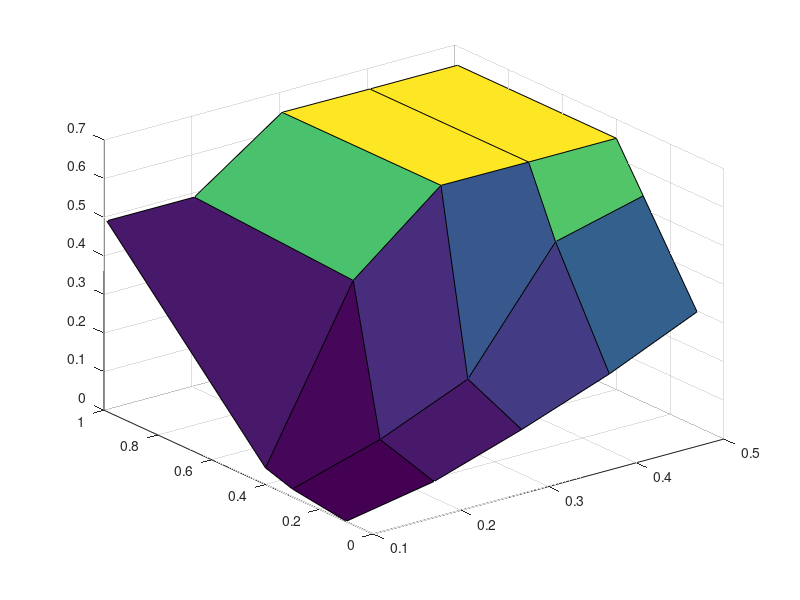
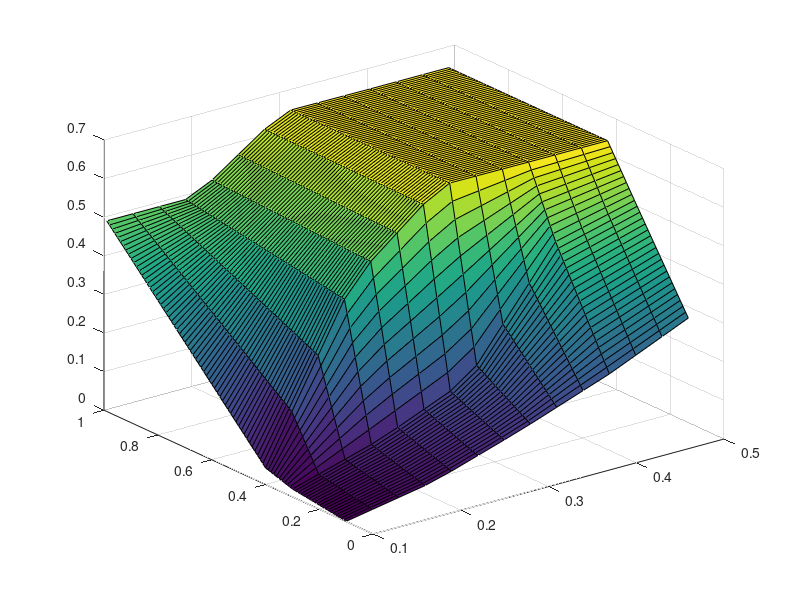
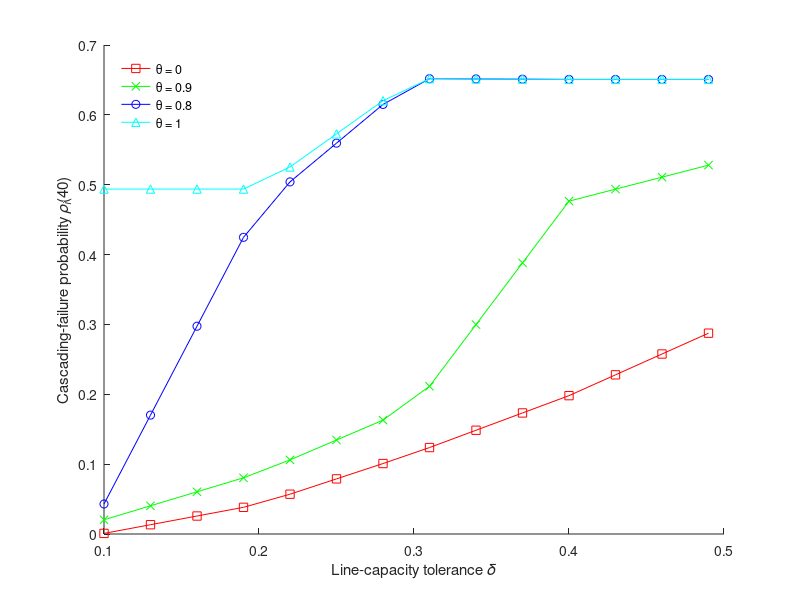

These figures' MATLAB source, in order: (Note: this script raises an error after producing the figures.)
% Input data from AnalyticCasProbSolver2.m
clear; close all; clc;
load Dist2V2.mat
StyleCell={'-sr','-xg','-ob','-^c','->m'};
M=40;
NumberOfLines=186; Fi=3;

Level=[0.1 0.3 0.4 0.99];
b=zeros(length(Level),length(Alpha));
for m=1:length(Level)
    for n=1:length(Alpha)
        temp=0;
        for k=M:NumberOfLines
            temp=temp+Dist2(m,n,k);
        end
        b(m,n)=temp;
    end
end
X=repmat(Alpha,length(Level),1);
Y=repmat(Level',1,length(Alpha));
AlphaFiner=0.1:0.03:0.5;
LevelFiner=0.1:0.01:0.99;
XI=repmat(AlphaFiner,length(LevelFiner),1);
YI=repmat(LevelFiner',1,length(AlphaFiner));
ZI=interp2(X,Y,b,XI,YI);
figure (1)
surf(X,Y,b)
figure (2)
surf(XI,YI,ZI)

figure (3)
idx=0;
IDX=[1 21 31 90];
for i=1:length(IDX);
    idx=idx+1;
    plot (AlphaFiner,ZI(IDX(i),:),StyleCell{idx})
    hold on
end
hold off
xlabel('Line-capacity tolerance \it{\delta}')
ylabel('Cascading-failure probability \it{\rho_i}\rm{(40)}')
Legend1=['\theta = 0'];
Legend2=['\theta = 0.9'];
Legend3=['\theta = 0.8'];
Legend4=['\theta = 1'];
legend(Legend1,Legend2,Legend3,Legend4,'Location','Northwest')
legend('boxoff')
box off
MyFigStyle
% saveas(gcf,'CFProb2.fig')
% saveas(gcf,'CFProb2.jpg')
% print -depsc CFProb2.eps